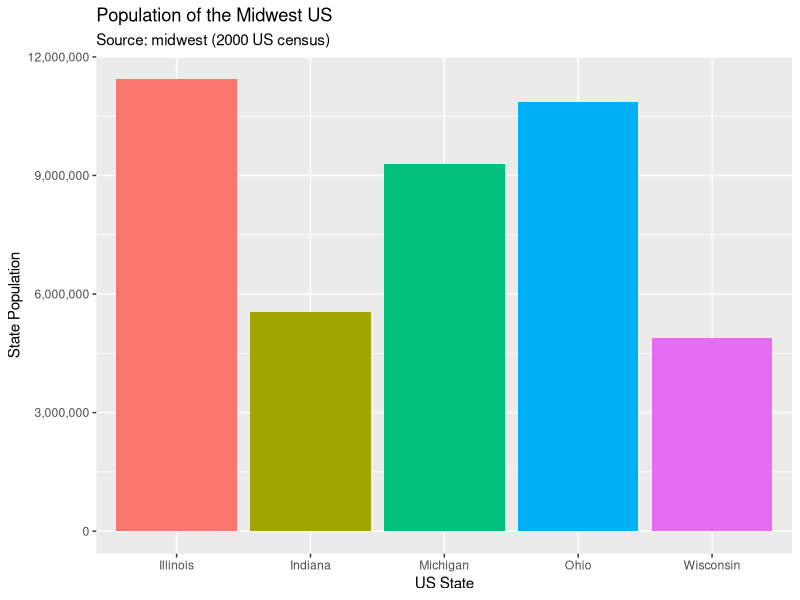

Write the R code that produced this figure.
# 0. initializing environment
  graphics.off()
  rm(list=ls())
  library(tidyverse)
  library(scales)

# Part 1.
  
  # 1.
  # creating a tibble for mapping state names to abbreviations
  state <- tibble(
    name = state.name,
    abb = state.abb
  )
  # using a left_join to append state$name to midwest where values in midwest$state match state$abb
  # using rename to change the name of the newly appended midwest$name to state_name
  d <- midwest |> 
    left_join(state , by = c("state" = "abb")) |> 
    rename(state_name = name)

  # 2.
  # using group_by to summarize population by state
  state_populations <- d |> 
    group_by(state_name) |> 
    summarise(
      population = sum(poptotal, na.rm = TRUE)
    ) |> 
    rename(state = state_name)
  # creating a bar graph of the state populations using ggplot2
  graph <- ggplot(state_populations, aes(x = state, y = population, fill = state)) +
    geom_col()

# Part 2.
  
  # 3.
  # renaming axes, inserting a titles and dropping the legend
  graph <- graph +
    labs(
      title = "Population of the Midwest US",
      y = "State Population",
      x = "US State",
      subtitle = "Source: midwest (2000 US census)"
    )  + 
    theme(legend.position = "none")
  
  # 4.
  # using comma style values instead of scientific notation for values along the y-axis
  graph <- graph + scale_y_continuous(labels = comma)
  # plotting the final graph
  graph
  
  
  
  
  
  
  
  